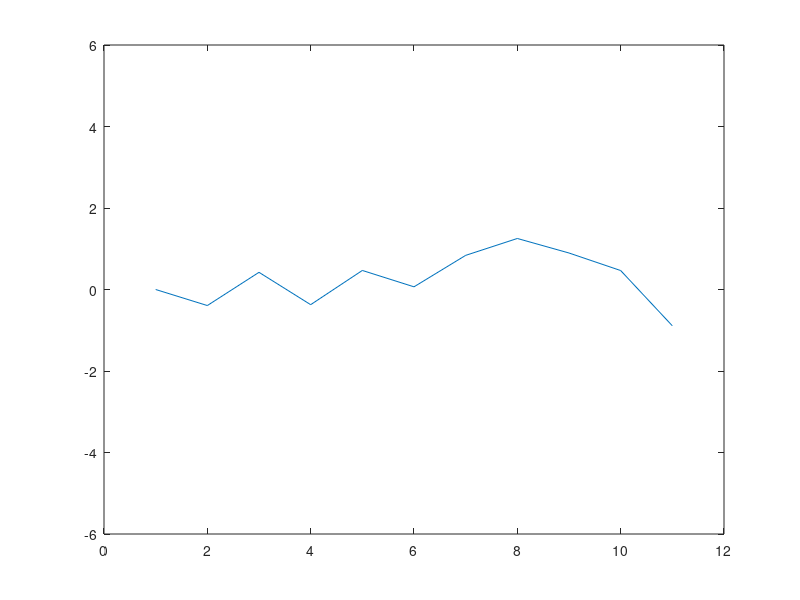
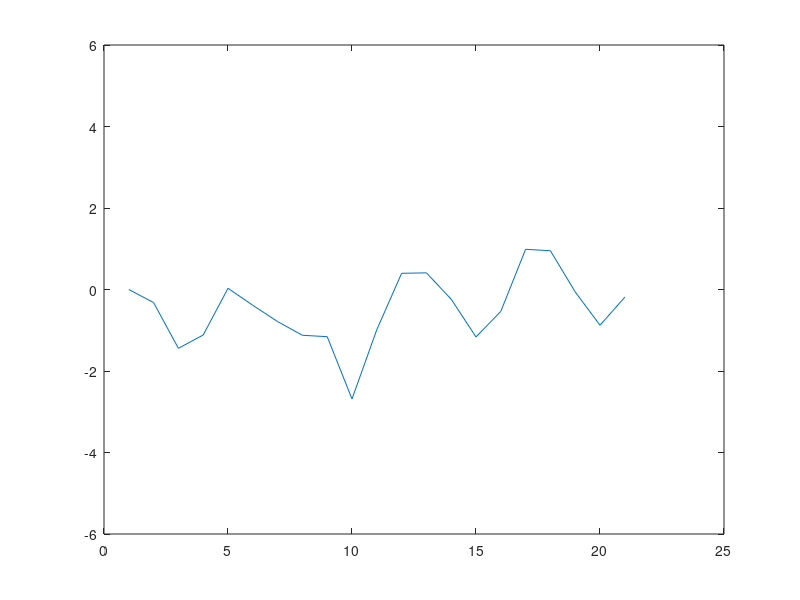
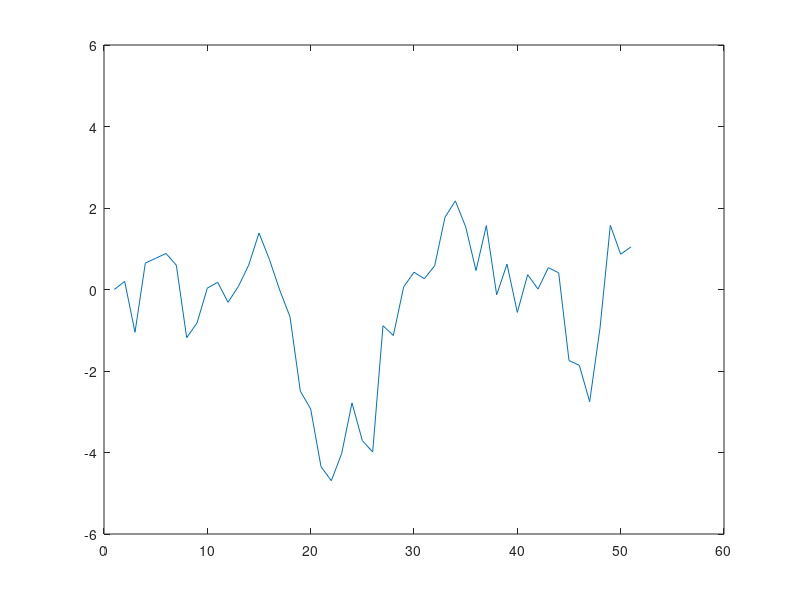
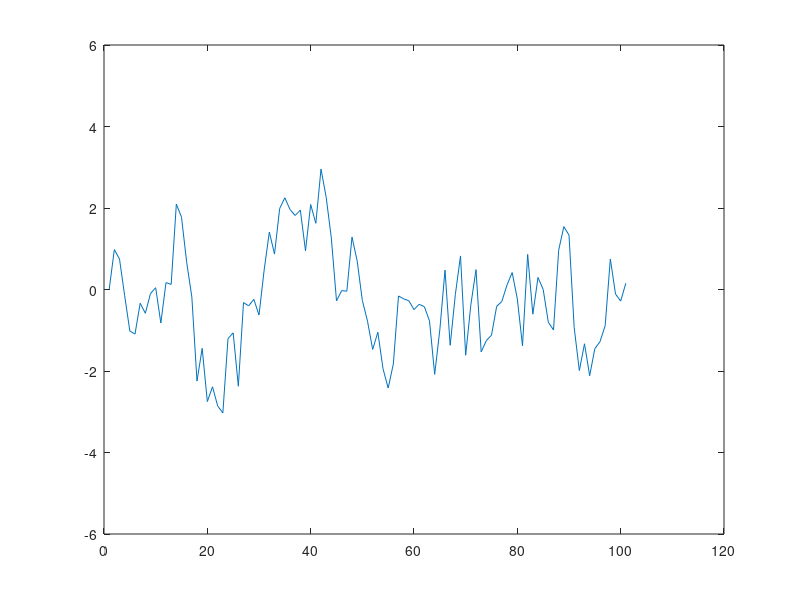

The MATLAB script that drew these images, in order:
% EXERCICIO 05
t = 10;
u = normrnd(zeros(t, 1), ones(t, 1));
x = zeros(t+1, 1);

for i = 1:t
    x(i+1) = 0.8 * x(i) + u(i);
end

plot(x)
ylim([-6 6]);

% Item 4
for t = [20, 50, 100, 500, 1000, 2000]
    tic
    u = normrnd(zeros(t, 1), ones(t, 1));
    x = zeros(t+1, 1);
    for i = 1:t
        x(i+1) = 0.8 * x(i) + u(i);
    end
    figure(t);
    plot(x)
    ylim([-6 6]);
    toc
end

